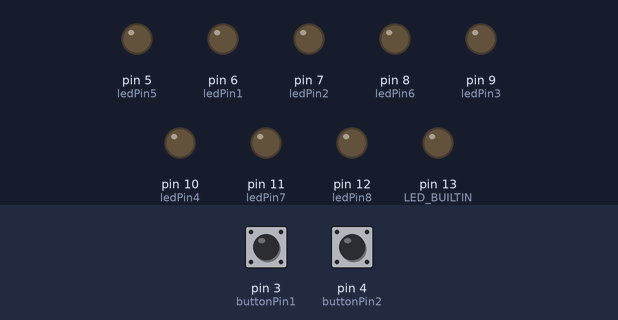
Bench run of a sketch on a simulated Arduino Uno, built with avr-gcc and run on an emulated ATmega328P. On the bench: output pins drawn as LEDs (lit = HIGH). Inputs (shaded band) come from the test bench; at power-on: pin 3 (buttonPin1) HIGH, pin 4 (buttonPin2) HIGH.

Above: at 1.2 s.
1.3 s: pin 3 (buttonPin1) pulled LOW for 3.2 s
At 1.4 s:
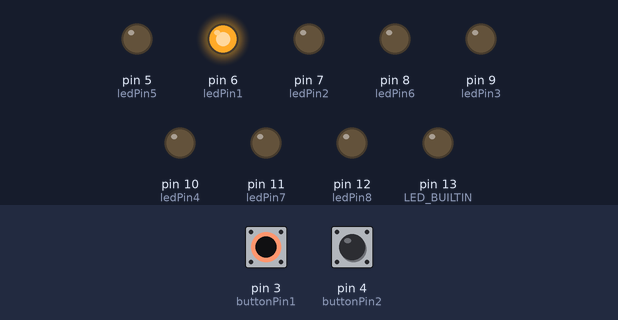
6.0 s: pin 4 (buttonPin2) pulled LOW for 0.15 s
At 6.1 s:
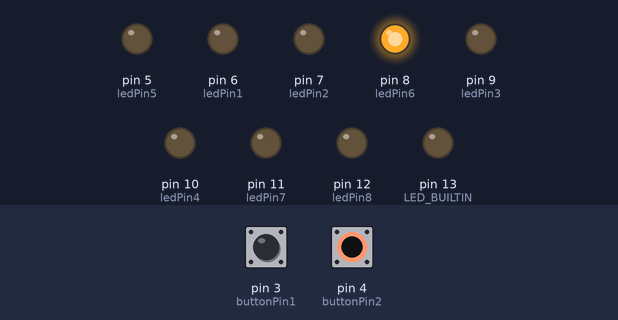
7.7 s: pin 3 (buttonPin1) pulled LOW for 0.15 s
At 7.8 s:
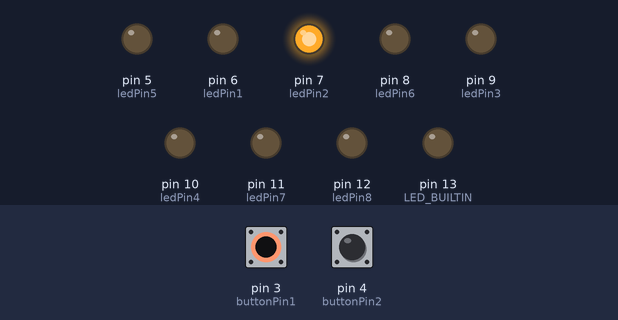
Timing chart, 0 to 10.7 s (numbered marks = the images above; inputs shaded):
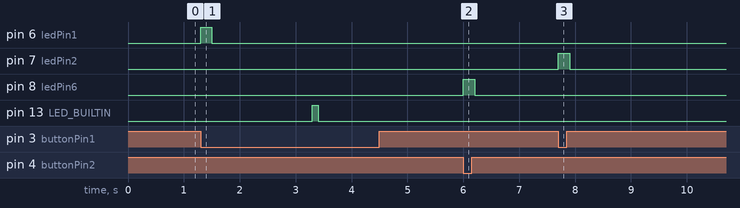

Measured:
- after the input at 1.3 s, pin 6 (ledPin1): LOW → HIGH at once, → LOW 0.20 s later; pin 13 (LED_BUILTIN): LOW → HIGH after 2.0 s, → LOW 0.10 s later
- after the input at 6.0 s, pin 8 (ledPin6): LOW → HIGH at once, → LOW 0.20 s later
- after the input at 7.7 s, pin 7 (ledPin2): LOW → HIGH at once, → LOW 0.20 s later

The sketch:

SwitchSwitcher_-_2Input_4Output__Press_and_Release_.ino
```cpp
/*
 * This code is an adaptation of the code found here:
  http://jmsarduino.blogspot.com/2009/05/click-for-press-and-hold-for-b.html


This program has 2 input buttons that always operate in the same output. Button 1 is the only button that changes the output

*/

#define buttonPin1 3 // analog input pin to use as a digital input
#define buttonPin2 4 // analog input pin to use as a digital input

//OUTPUT 1 LEDs
#define ledPin1 6 // digital output pin for LED 1 indicator - blue LED
#define ledPin2 7 // digital output pin for LED 2 indicator - green LED
#define ledPin3 9 // digital output pin for LED 3 indicator - red LED
#define ledPin4 10 // digital output pin for LED 4 indicator - yellow LED

//OUTPUT 2 LEDs
#define ledPin5 5 // digital output pin for LED 5 indicator - blue LED
#define ledPin6 8 // digital output pin for LED 6 indicator - green LED
#define ledPin7 11 // digital output pin for LED 7 indicator - red LED
#define ledPin8 12 // digital output pin for LED 8 indicator - yellow LED

#define debounce 20 // ms debounce period to prevent flickering when pressing or releasing the button
#define holdTime 2000 // ms hold period: how long to wait for press+hold event

boolean PressModeOn = true; // this will determine if the program will work in PRESS mode
boolean ReleaseModeOn = false; // this will determine if the program will work in RELEASE mode

// Buttons variables
int button1Val = 0; // value read from button 1
int button1Last = 0; // buffered value of the button1's previous state
int button2Val = 0; // value read from button 2
int button2Last = 0; // buffered value of the button2's previous state

long btn1DnTime; // time the button 1 was pressed down
long btn1UpTime; // time the button 1 was released
long btn2DnTime; // time the button 2 was pressed down
long btn2UpTime; // time the button 2 was released

boolean ignore1Up = false; // whether to ignore the button 1 release because the click+hold was triggered
boolean ignore2Up = false; // whether to ignore the button 2 release because the click+hold was triggered

// LED variables
boolean ledVal1 = false; // state of LED 1
boolean ledVal2 = false; // state of LED 2
boolean ledVal3 = false; // state of LED 3
boolean ledVal4 = false; // state of LED 4
boolean ledVal5 = false; // state of LED 5
boolean ledVal6 = false; // state of LED 6
boolean ledVal7 = false; // state of LED 7
boolean ledVal8 = false; // state of LED 8


// OUTPUT variables
boolean output1 = true; // output 1 set as default
boolean output2 = false; // output 2 set disabled
boolean output3 = false; // output 3 set disabled
boolean output4 = false; // output 4 set disabled

//=================================================

// Output events to trigger

// ######################## Button 1 events ###########################
void event1()
{
digitalWrite(ledPin1, HIGH);
delay(200);
digitalWrite(ledPin1, LOW);
}

void event2()
{
digitalWrite(ledPin2, HIGH);
delay(200);
digitalWrite(ledPin2, LOW);
}

void event3()
{
digitalWrite(ledPin3, HIGH);
delay(200);
digitalWrite(ledPin3, LOW);
}

void event4()
{
digitalWrite(ledPin4, HIGH);
delay(200);
digitalWrite(ledPin4, LOW);
}

// ######################## Button 2 events ###########################
void event5()
{
digitalWrite(ledPin5, HIGH);
delay(200);
digitalWrite(ledPin5, LOW);
}

void event6()
{
digitalWrite(ledPin6, HIGH);
delay(200);
digitalWrite(ledPin6, LOW);
}

void event7()
{
digitalWrite(ledPin7, HIGH);
delay(200);
digitalWrite(ledPin7, LOW);
}

void event8()
{
digitalWrite(ledPin8, HIGH);
delay(200);
digitalWrite(ledPin8, LOW);
}


//############### Mode change event ###############

void eventModeChange()
{
digitalWrite(LED_BUILTIN, HIGH);
delay (100);
digitalWrite(LED_BUILTIN, LOW);
}

//=================================================


void setup()
{

// Set button input 1 and 2 pins
pinMode(buttonPin1, INPUT);
digitalWrite(buttonPin1, HIGH );
pinMode(buttonPin2, INPUT);
digitalWrite(buttonPin2, HIGH );

// Set LED output pins
pinMode(ledPin1, OUTPUT);
digitalWrite(ledPin1, ledVal1);
pinMode(ledPin2, OUTPUT);
digitalWrite(ledPin2, ledVal2);
pinMode(ledPin3, OUTPUT);
digitalWrite(ledPin3, ledVal3);
pinMode(ledPin4, OUTPUT);
digitalWrite(ledPin4, ledVal4);
pinMode(ledPin5, OUTPUT);
digitalWrite(ledPin5, ledVal5);
pinMode(ledPin6, OUTPUT);
digitalWrite(ledPin6, ledVal6);
pinMode(ledPin7, OUTPUT);
digitalWrite(ledPin7, ledVal7);
pinMode(ledPin8, OUTPUT);
digitalWrite(ledPin8, ledVal8);

pinMode(LED_BUILTIN, OUTPUT);
digitalWrite(LED_BUILTIN, LOW);

}


//=================================================


void loop()
{

// Read the state of the buttons
button1Val = digitalRead(buttonPin1);
button2Val = digitalRead(buttonPin2);

// Test for buttons pressed and store the down time
if (button1Val == LOW && button1Last == HIGH && (millis() - btn1UpTime) > long(debounce))
  {
  btn1DnTime = millis();
  }

if (button2Val == LOW && button2Last == HIGH && (millis() - btn2UpTime) > long(debounce))
  {
  btn2DnTime = millis();
  }


// ****************************************** CODE FOR PRESS MODE **************************************************************

if (PressModeOn == true){

// ################## OUTPUTs 1 - 4 for button 1 #################
  if (button1Val == LOW && button1Last == HIGH && btn1DnTime > long(debounce)){
    if (output1 == true) event1();
    if (output2 == true) event2();
    if (output3 == true) event3();
    if (output4 == true) event4();
    btn1UpTime = millis();
  }

// ################## OUTPUTs 1 - 4 for button 2 #################
  if (button2Val == LOW && button2Last == HIGH && btn2DnTime > long(debounce)){
    if (output1 == true) event5();
    if (output2 == true) event6();
    if (output3 == true) event7();
    if (output4 == true) event8();
    btn2UpTime = millis();
  }

}

// ****************************************** CODE FOR RELEASE MODE *************************************************************

if (ReleaseModeOn == true)
{

// ################## OUTPUTs 1 - 4 for button 1 #################
// Test for buttons release and store the up time

    if (button1Val == HIGH && button1Last == LOW && (millis() - btn1DnTime) > long(debounce))
      {
      if (ignore1Up == false && output1 == true) event1();
      else if (ignore1Up == false && output2 == true) event2();
      else if (ignore1Up == false && output3 == true) event3();
      else if (ignore1Up == false && output4 == true) event4();
      else ignore1Up = false;
      btn1UpTime = millis();
      }

// ################## OUTPUTs 1 - 4 for button 2 #################
    if (button2Val == HIGH && button2Last == LOW && (millis() - btn2DnTime) > long(debounce))
      {
      if (ignore2Up == false && output1 == true) event5();
      else if (ignore2Up == false && output2 == true) event6();
      else if (ignore2Up == false && output3 == true) event7();
      else if (ignore2Up == false && output4 == true) event8();
      else ignore2Up = false;
      btn2UpTime = millis();
      }

}

// ############ count btnDnTime ############### repeat the code for button one if want to change output mode with button 2
   if (button2Val == LOW  && (millis() - btn2DnTime) > long(holdTime))
      {
      ignore2Up = true;
      btn2DnTime = millis();
      }

// ##################################################### MODE CHANGE EVENTS ################################################


// CHANGE FROM OUTPUT 1 TO OUTPUT 2
        if (button1Val == LOW && (millis() - btn1DnTime) > long(holdTime) && output1 == true)
      {
      eventModeChange();
      ignore1Up = true;
      btn1DnTime = millis();
      output1 = false;
      output2 = true;
      output3 = false;
      output4 = false;
      }


// CHANGE FROM OUTPUT 2 TO OUTPUT 3
    if (button1Val == LOW && (millis() - btn1DnTime) > long(holdTime) && output2 == true)
      {
      eventModeChange();
      ignore1Up = true;
      btn1DnTime = millis();
      output1 = false;
      output2 = false;
      output3 = true;
      output4 = false;
      }

// CHANGE FROM OUTPUT 3 TO OUTPUT 4
    if (button1Val == LOW && (millis() - btn1DnTime) > long(holdTime) && output3 == true)
      {
      eventModeChange();
      ignore1Up = true;
      btn1DnTime = millis();
      output1 = false;
      output2 = false;
      output3 = false;
      output4 = true;
      }

// CHANGE FROM OUTPUT 4 TO OUTPUT 1
    if (button1Val == LOW && (millis() - btn1DnTime) > long(holdTime) && output4 == true)
      {
      eventModeChange();
      ignore1Up = true;
      btn1DnTime = millis();
      output1 = true;
      output2 = false;
      output3 = false;
      output4 = false;
      }

button1Last = button1Val;
button2Last = button2Val;

}
```
